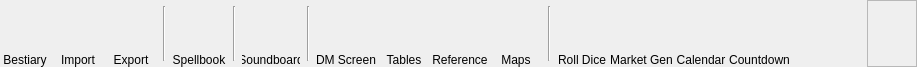
<?xml version="1.0" encoding="UTF-8"?>
<ui version="4.0">
 <class>RibbonTabTools</class>
 <widget class="QFrame" name="RibbonTabTools">
  <property name="geometry">
   <rect>
    <x>0</x>
    <y>0</y>
    <width>917</width>
    <height>67</height>
   </rect>
  </property>
  <property name="sizePolicy">
   <sizepolicy hsizetype="Preferred" vsizetype="Fixed">
    <horstretch>0</horstretch>
    <verstretch>0</verstretch>
   </sizepolicy>
  </property>
  <property name="minimumSize">
   <size>
    <width>0</width>
    <height>67</height>
   </size>
  </property>
  <property name="maximumSize">
   <size>
    <width>16777215</width>
    <height>67</height>
   </size>
  </property>
  <property name="windowTitle">
   <string>Tools</string>
  </property>
  <property name="styleSheet">
   <string notr="true">background-image: url(:/img/data/parchment.jpg);</string>
  </property>
  <layout class="QHBoxLayout" name="horizontalLayout">
   <property name="spacing">
    <number>3</number>
   </property>
   <property name="leftMargin">
    <number>0</number>
   </property>
   <property name="topMargin">
    <number>0</number>
   </property>
   <property name="rightMargin">
    <number>0</number>
   </property>
   <property name="bottomMargin">
    <number>0</number>
   </property>
   <item>
    <layout class="QVBoxLayout" name="verticalLayout">
     <property name="spacing">
      <number>0</number>
     </property>
     <item>
      <widget class="QPushButton" name="btnBestiary">
       <property name="minimumSize">
        <size>
         <width>50</width>
         <height>50</height>
        </size>
       </property>
       <property name="maximumSize">
        <size>
         <width>50</width>
         <height>50</height>
        </size>
       </property>
       <property name="toolTip">
        <string>Open the Bestiary (Ctrl+M)</string>
       </property>
       <property name="text">
        <string/>
       </property>
       <property name="icon">
        <iconset resource="resources.qrc">
         <normaloff>:/img/data/icon_bestiary.png</normaloff>:/img/data/icon_bestiary.png</iconset>
       </property>
       <property name="iconSize">
        <size>
         <width>40</width>
         <height>40</height>
        </size>
       </property>
       <property name="checkable">
        <bool>false</bool>
       </property>
       <property name="flat">
        <bool>true</bool>
       </property>
      </widget>
     </item>
     <item>
      <widget class="QLabel" name="lblBestiary">
       <property name="text">
        <string>Bestiary</string>
       </property>
       <property name="alignment">
        <set>Qt::AlignBottom|Qt::AlignHCenter</set>
       </property>
      </widget>
     </item>
    </layout>
   </item>
   <item>
    <layout class="QVBoxLayout" name="verticalLayout_2">
     <property name="spacing">
      <number>0</number>
     </property>
     <item>
      <widget class="QPushButton" name="btnImportBestiary">
       <property name="minimumSize">
        <size>
         <width>50</width>
         <height>50</height>
        </size>
       </property>
       <property name="maximumSize">
        <size>
         <width>50</width>
         <height>50</height>
        </size>
       </property>
       <property name="toolTip">
        <string>Import monsters into the Bestiary</string>
       </property>
       <property name="text">
        <string/>
       </property>
       <property name="icon">
        <iconset resource="resources.qrc">
         <normaloff>:/img/data/icon_importbestiary.png</normaloff>:/img/data/icon_importbestiary.png</iconset>
       </property>
       <property name="iconSize">
        <size>
         <width>40</width>
         <height>40</height>
        </size>
       </property>
       <property name="flat">
        <bool>true</bool>
       </property>
      </widget>
     </item>
     <item>
      <widget class="QLabel" name="lblImportBestiary">
       <property name="text">
        <string>Import</string>
       </property>
       <property name="alignment">
        <set>Qt::AlignBottom|Qt::AlignHCenter</set>
       </property>
      </widget>
     </item>
    </layout>
   </item>
   <item>
    <layout class="QVBoxLayout" name="verticalLayout_3">
     <property name="spacing">
      <number>0</number>
     </property>
     <item>
      <widget class="QPushButton" name="btnExportBestiary">
       <property name="minimumSize">
        <size>
         <width>50</width>
         <height>50</height>
        </size>
       </property>
       <property name="maximumSize">
        <size>
         <width>50</width>
         <height>50</height>
        </size>
       </property>
       <property name="toolTip">
        <string>Export monsters from the Bestiary</string>
       </property>
       <property name="text">
        <string/>
       </property>
       <property name="icon">
        <iconset resource="resources.qrc">
         <normaloff>:/img/data/icon_exportbestiary.png</normaloff>:/img/data/icon_exportbestiary.png</iconset>
       </property>
       <property name="iconSize">
        <size>
         <width>40</width>
         <height>40</height>
        </size>
       </property>
       <property name="flat">
        <bool>true</bool>
       </property>
      </widget>
     </item>
     <item>
      <widget class="QLabel" name="lblExportBestiary">
       <property name="text">
        <string>Export</string>
       </property>
       <property name="alignment">
        <set>Qt::AlignBottom|Qt::AlignHCenter</set>
       </property>
      </widget>
     </item>
    </layout>
   </item>
   <item>
    <widget class="Line" name="line">
     <property name="minimumSize">
      <size>
       <width>10</width>
       <height>0</height>
      </size>
     </property>
     <property name="maximumSize">
      <size>
       <width>10</width>
       <height>55</height>
      </size>
     </property>
     <property name="orientation">
      <enum>Qt::Vertical</enum>
     </property>
    </widget>
   </item>
   <item>
    <layout class="QVBoxLayout" name="verticalLayout_8">
     <property name="spacing">
      <number>0</number>
     </property>
     <item>
      <widget class="QPushButton" name="btnSpellbook">
       <property name="minimumSize">
        <size>
         <width>50</width>
         <height>50</height>
        </size>
       </property>
       <property name="maximumSize">
        <size>
         <width>50</width>
         <height>50</height>
        </size>
       </property>
       <property name="toolTip">
        <string>Open the Spellbook (Ctrl+H)</string>
       </property>
       <property name="text">
        <string/>
       </property>
       <property name="icon">
        <iconset resource="resources.qrc">
         <normaloff>:/img/data/icon_pdf.png</normaloff>:/img/data/icon_pdf.png</iconset>
       </property>
       <property name="iconSize">
        <size>
         <width>40</width>
         <height>40</height>
        </size>
       </property>
       <property name="checkable">
        <bool>false</bool>
       </property>
       <property name="flat">
        <bool>true</bool>
       </property>
      </widget>
     </item>
     <item>
      <widget class="QLabel" name="lblSpellbook">
       <property name="text">
        <string>Spellbook</string>
       </property>
       <property name="alignment">
        <set>Qt::AlignBottom|Qt::AlignHCenter</set>
       </property>
      </widget>
     </item>
    </layout>
   </item>
   <item>
    <widget class="Line" name="line_3">
     <property name="minimumSize">
      <size>
       <width>10</width>
       <height>0</height>
      </size>
     </property>
     <property name="maximumSize">
      <size>
       <width>10</width>
       <height>55</height>
      </size>
     </property>
     <property name="orientation">
      <enum>Qt::Vertical</enum>
     </property>
    </widget>
   </item>
   <item>
    <layout class="QVBoxLayout" name="verticalLayout_14">
     <item>
      <widget class="QPushButton" name="btnSoundboard">
       <property name="minimumSize">
        <size>
         <width>58</width>
         <height>50</height>
        </size>
       </property>
       <property name="maximumSize">
        <size>
         <width>58</width>
         <height>50</height>
        </size>
       </property>
       <property name="toolTip">
        <string>Open the Soundboard (Ctrl+G)</string>
       </property>
       <property name="text">
        <string/>
       </property>
       <property name="icon">
        <iconset resource="resources.qrc">
         <normaloff>:/img/data/icon_soundboard.png</normaloff>:/img/data/icon_soundboard.png</iconset>
       </property>
       <property name="iconSize">
        <size>
         <width>40</width>
         <height>40</height>
        </size>
       </property>
       <property name="checkable">
        <bool>false</bool>
       </property>
       <property name="flat">
        <bool>true</bool>
       </property>
      </widget>
     </item>
     <item>
      <widget class="QLabel" name="lblSoundboard">
       <property name="maximumSize">
        <size>
         <width>58</width>
         <height>16777215</height>
        </size>
       </property>
       <property name="text">
        <string>Soundboard</string>
       </property>
       <property name="alignment">
        <set>Qt::AlignBottom|Qt::AlignHCenter</set>
       </property>
      </widget>
     </item>
    </layout>
   </item>
   <item>
    <widget class="Line" name="line_4">
     <property name="minimumSize">
      <size>
       <width>10</width>
       <height>0</height>
      </size>
     </property>
     <property name="maximumSize">
      <size>
       <width>10</width>
       <height>55</height>
      </size>
     </property>
     <property name="orientation">
      <enum>Qt::Vertical</enum>
     </property>
    </widget>
   </item>
   <item>
    <layout class="QVBoxLayout" name="verticalLayout_11">
     <property name="spacing">
      <number>0</number>
     </property>
     <item>
      <widget class="QPushButton" name="btnScreen">
       <property name="minimumSize">
        <size>
         <width>50</width>
         <height>50</height>
        </size>
       </property>
       <property name="maximumSize">
        <size>
         <width>50</width>
         <height>50</height>
        </size>
       </property>
       <property name="toolTip">
        <string>Open the DM Screen (Ctrl+E)</string>
       </property>
       <property name="text">
        <string/>
       </property>
       <property name="icon">
        <iconset resource="resources.qrc">
         <normaloff>:/img/data/icon_dmscreen.png</normaloff>:/img/data/icon_dmscreen.png</iconset>
       </property>
       <property name="iconSize">
        <size>
         <width>40</width>
         <height>40</height>
        </size>
       </property>
       <property name="checkable">
        <bool>false</bool>
       </property>
       <property name="flat">
        <bool>true</bool>
       </property>
      </widget>
     </item>
     <item>
      <widget class="QLabel" name="lblScreen">
       <property name="text">
        <string>DM Screen</string>
       </property>
       <property name="alignment">
        <set>Qt::AlignBottom|Qt::AlignHCenter</set>
       </property>
      </widget>
     </item>
    </layout>
   </item>
   <item>
    <layout class="QVBoxLayout" name="verticalLayout_13">
     <property name="spacing">
      <number>0</number>
     </property>
     <item>
      <widget class="QPushButton" name="btnTables">
       <property name="minimumSize">
        <size>
         <width>50</width>
         <height>50</height>
        </size>
       </property>
       <property name="maximumSize">
        <size>
         <width>50</width>
         <height>50</height>
        </size>
       </property>
       <property name="toolTip">
        <string>Open the custom table dialog (Ctrl+T)</string>
       </property>
       <property name="text">
        <string/>
       </property>
       <property name="icon">
        <iconset resource="resources.qrc">
         <normaloff>:/img/data/icon_table.png</normaloff>:/img/data/icon_table.png</iconset>
       </property>
       <property name="iconSize">
        <size>
         <width>40</width>
         <height>40</height>
        </size>
       </property>
       <property name="checkable">
        <bool>false</bool>
       </property>
       <property name="flat">
        <bool>true</bool>
       </property>
      </widget>
     </item>
     <item>
      <widget class="QLabel" name="lblTables">
       <property name="text">
        <string>Tables</string>
       </property>
       <property name="alignment">
        <set>Qt::AlignBottom|Qt::AlignHCenter</set>
       </property>
      </widget>
     </item>
    </layout>
   </item>
   <item>
    <layout class="QVBoxLayout" name="verticalLayout_10">
     <property name="spacing">
      <number>0</number>
     </property>
     <item>
      <widget class="QPushButton" name="btnQuickRef">
       <property name="minimumSize">
        <size>
         <width>50</width>
         <height>50</height>
        </size>
       </property>
       <property name="maximumSize">
        <size>
         <width>50</width>
         <height>50</height>
        </size>
       </property>
       <property name="toolTip">
        <string>Open the quick reference list (Ctrl+R)</string>
       </property>
       <property name="text">
        <string/>
       </property>
       <property name="icon">
        <iconset resource="resources.qrc">
         <normaloff>:/img/data/icon_pdf.png</normaloff>:/img/data/icon_pdf.png</iconset>
       </property>
       <property name="iconSize">
        <size>
         <width>40</width>
         <height>40</height>
        </size>
       </property>
       <property name="checkable">
        <bool>false</bool>
       </property>
       <property name="flat">
        <bool>true</bool>
       </property>
      </widget>
     </item>
     <item>
      <widget class="QLabel" name="lblQuickRef">
       <property name="text">
        <string>Reference</string>
       </property>
       <property name="alignment">
        <set>Qt::AlignBottom|Qt::AlignHCenter</set>
       </property>
      </widget>
     </item>
    </layout>
   </item>
   <item>
    <layout class="QVBoxLayout" name="verticalLayout_15">
     <property name="spacing">
      <number>0</number>
     </property>
     <item>
      <widget class="QPushButton" name="btnMaps">
       <property name="minimumSize">
        <size>
         <width>50</width>
         <height>50</height>
        </size>
       </property>
       <property name="maximumSize">
        <size>
         <width>50</width>
         <height>50</height>
        </size>
       </property>
       <property name="toolTip">
        <string>Open the quick reference list (Ctrl+R)</string>
       </property>
       <property name="text">
        <string/>
       </property>
       <property name="icon">
        <iconset resource="resources.qrc">
         <normaloff>:/img/data/icon_map.png</normaloff>:/img/data/icon_map.png</iconset>
       </property>
       <property name="iconSize">
        <size>
         <width>40</width>
         <height>40</height>
        </size>
       </property>
       <property name="checkable">
        <bool>false</bool>
       </property>
       <property name="flat">
        <bool>true</bool>
       </property>
      </widget>
     </item>
     <item>
      <widget class="QLabel" name="lblMaps">
       <property name="text">
        <string>Maps</string>
       </property>
       <property name="alignment">
        <set>Qt::AlignBottom|Qt::AlignHCenter</set>
       </property>
      </widget>
     </item>
    </layout>
   </item>
   <item>
    <widget class="Line" name="line_2">
     <property name="minimumSize">
      <size>
       <width>10</width>
       <height>0</height>
      </size>
     </property>
     <property name="maximumSize">
      <size>
       <width>10</width>
       <height>55</height>
      </size>
     </property>
     <property name="orientation">
      <enum>Qt::Vertical</enum>
     </property>
    </widget>
   </item>
   <item>
    <layout class="QVBoxLayout" name="verticalLayout_4">
     <property name="spacing">
      <number>0</number>
     </property>
     <item>
      <widget class="QPushButton" name="btnRollDice">
       <property name="minimumSize">
        <size>
         <width>50</width>
         <height>50</height>
        </size>
       </property>
       <property name="maximumSize">
        <size>
         <width>50</width>
         <height>50</height>
        </size>
       </property>
       <property name="toolTip">
        <string>Open the dice rolling dialog (Ctrl+D)</string>
       </property>
       <property name="text">
        <string/>
       </property>
       <property name="icon">
        <iconset resource="resources.qrc">
         <normaloff>:/img/data/icon_dice.png</normaloff>:/img/data/icon_dice.png</iconset>
       </property>
       <property name="iconSize">
        <size>
         <width>40</width>
         <height>40</height>
        </size>
       </property>
       <property name="checkable">
        <bool>false</bool>
       </property>
       <property name="flat">
        <bool>true</bool>
       </property>
      </widget>
     </item>
     <item>
      <widget class="QLabel" name="lblRollDice">
       <property name="text">
        <string>Roll Dice</string>
       </property>
       <property name="alignment">
        <set>Qt::AlignBottom|Qt::AlignHCenter</set>
       </property>
      </widget>
     </item>
    </layout>
   </item>
   <item>
    <layout class="QVBoxLayout" name="verticalLayout_7">
     <property name="spacing">
      <number>0</number>
     </property>
     <item>
      <widget class="QPushButton" name="btnRandomMarket">
       <property name="minimumSize">
        <size>
         <width>50</width>
         <height>50</height>
        </size>
       </property>
       <property name="maximumSize">
        <size>
         <width>50</width>
         <height>50</height>
        </size>
       </property>
       <property name="toolTip">
        <string>Open the random market generator</string>
       </property>
       <property name="text">
        <string/>
       </property>
       <property name="icon">
        <iconset resource="resources.qrc">
         <normaloff>:/img/data/icon_randommarket.png</normaloff>:/img/data/icon_randommarket.png</iconset>
       </property>
       <property name="iconSize">
        <size>
         <width>40</width>
         <height>40</height>
        </size>
       </property>
       <property name="checkable">
        <bool>false</bool>
       </property>
       <property name="flat">
        <bool>true</bool>
       </property>
      </widget>
     </item>
     <item>
      <widget class="QLabel" name="lblRandomMarket">
       <property name="text">
        <string>Market Gen</string>
       </property>
       <property name="alignment">
        <set>Qt::AlignBottom|Qt::AlignHCenter</set>
       </property>
      </widget>
     </item>
    </layout>
   </item>
   <item>
    <layout class="QVBoxLayout" name="verticalLayout_9">
     <property name="spacing">
      <number>0</number>
     </property>
     <item>
      <widget class="QPushButton" name="btnTimeDate">
       <property name="minimumSize">
        <size>
         <width>50</width>
         <height>50</height>
        </size>
       </property>
       <property name="maximumSize">
        <size>
         <width>50</width>
         <height>50</height>
        </size>
       </property>
       <property name="toolTip">
        <string>Open the time &amp; date calendar (Ctrl+K)</string>
       </property>
       <property name="text">
        <string/>
       </property>
       <property name="icon">
        <iconset resource="resources.qrc">
         <normaloff>:/img/data/icon_clock.png</normaloff>:/img/data/icon_clock.png</iconset>
       </property>
       <property name="iconSize">
        <size>
         <width>40</width>
         <height>40</height>
        </size>
       </property>
       <property name="checkable">
        <bool>false</bool>
       </property>
       <property name="flat">
        <bool>true</bool>
       </property>
      </widget>
     </item>
     <item>
      <widget class="QLabel" name="lblTimeDate">
       <property name="text">
        <string>Calendar</string>
       </property>
       <property name="alignment">
        <set>Qt::AlignBottom|Qt::AlignHCenter</set>
       </property>
      </widget>
     </item>
    </layout>
   </item>
   <item>
    <layout class="QVBoxLayout" name="verticalLayout_12">
     <property name="spacing">
      <number>0</number>
     </property>
     <item>
      <widget class="QPushButton" name="btnCountdown">
       <property name="minimumSize">
        <size>
         <width>50</width>
         <height>50</height>
        </size>
       </property>
       <property name="maximumSize">
        <size>
         <width>50</width>
         <height>50</height>
        </size>
       </property>
       <property name="toolTip">
        <string>Open the countdown timer</string>
       </property>
       <property name="text">
        <string/>
       </property>
       <property name="icon">
        <iconset resource="resources.qrc">
         <normaloff>:/img/data/icon_countdown.png</normaloff>:/img/data/icon_countdown.png</iconset>
       </property>
       <property name="iconSize">
        <size>
         <width>40</width>
         <height>40</height>
        </size>
       </property>
       <property name="checkable">
        <bool>false</bool>
       </property>
       <property name="flat">
        <bool>true</bool>
       </property>
      </widget>
     </item>
     <item>
      <widget class="QLabel" name="lblCountdown">
       <property name="text">
        <string>Countdown</string>
       </property>
       <property name="alignment">
        <set>Qt::AlignBottom|Qt::AlignHCenter</set>
       </property>
      </widget>
     </item>
    </layout>
   </item>
   <item>
    <spacer name="horizontalSpacer_3">
     <property name="orientation">
      <enum>Qt::Horizontal</enum>
     </property>
     <property name="sizeHint" stdset="0">
      <size>
       <width>40</width>
       <height>20</height>
      </size>
     </property>
    </spacer>
   </item>
   <item>
    <widget class="PublishButtonRibbon" name="framePublish">
     <property name="minimumSize">
      <size>
       <width>50</width>
       <height>0</height>
      </size>
     </property>
     <property name="frameShape">
      <enum>QFrame::StyledPanel</enum>
     </property>
     <property name="frameShadow">
      <enum>QFrame::Raised</enum>
     </property>
    </widget>
   </item>
  </layout>
 </widget>
 <customwidgets>
  <customwidget>
   <class>PublishButtonRibbon</class>
   <extends>QFrame</extends>
   <header>publishbuttonribbon.h</header>
   <container>1</container>
  </customwidget>
 </customwidgets>
 <resources>
  <include location="resources.qrc"/>
 </resources>
 <connections/>
</ui>
